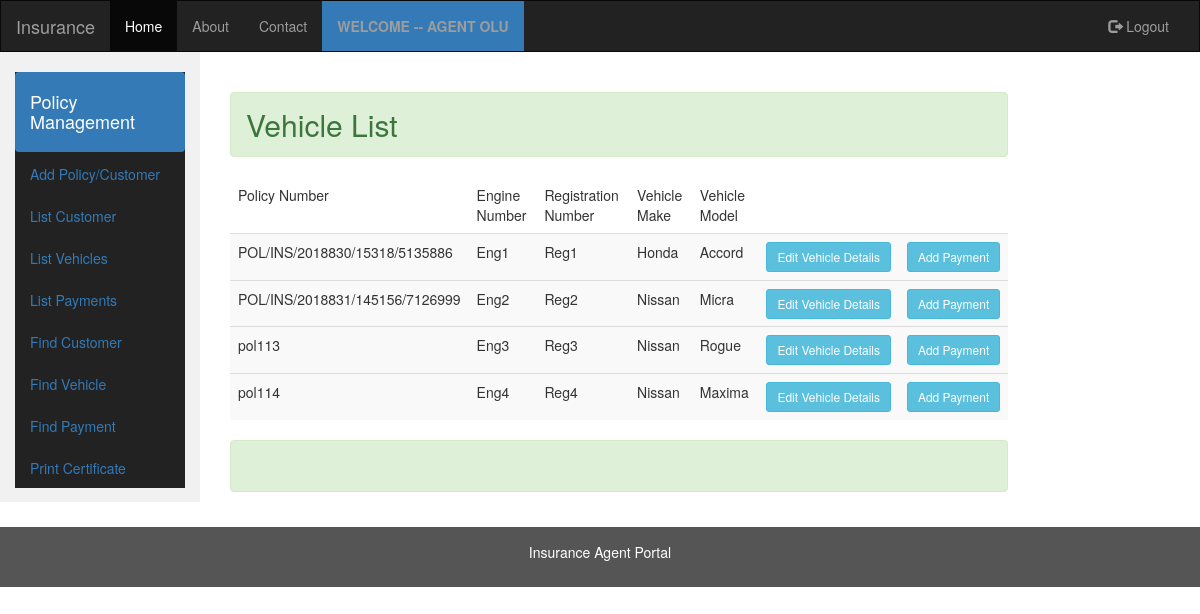
The page /vehicles/vehiclelist/ (signed in) on the database its author committed.
### vehicles/models.py (models this page shows, shortened)
class Vehicles(models.Model):
    agent = models.ForeignKey(Agent)
    customer = models.ForeignKey(Customer)
    policy_number = models.CharField(max_length=120, unique=True)
    engine_no = models.CharField(max_length=120)
    registration_no = models.CharField(max_length=100, unique=True)
    vehicle_make = models.CharField(max_length=100)
    vehicle_model = models.CharField(max_length=100)
    created_date = models.DateTimeField(auto_now_add=True)
    policy_expiry_date = models.DateTimeField(default=None, blank=True, null=True)

### vehicles/views.py (the view)
class ListVehicleByAgent(ListView):
    context_object_name = 'vehicles'
    template_name = 'vehicles/vehicle_list_by_agent.html'
    def get_queryset(self):
        return Vehicles.objects.filter(agent_id=self.request.session['agent_id'])

### templates/vehicles/vehicle_list_by_agent.html (shortened to what this page needs)
{% extends '../common/base2.html'%}
{% block content %}
        <div class="col-md-10 form-group form-group-lg ">
            <h2 class="alert alert-success " >Vehicle List</h2>
                                 <table class=" table-hover table table-striped  "  >
                    <thead>
                        <tr>
                            <td>Policy Number</td>
                            <td>Engine Number</td>
                            <td>Registration Number</td>
                            <td>Vehicle Make </td>
                            <td>Vehicle Model</td>
                            <td></td>
                            <td></td>
                        </tr>
                    </thead>
                    {% for vehicle in vehicles %}
                       <tr>
                           <td>{{ vehicle.policy_number }} </td>
                           <td>{{ vehicle.engine_no }}</td>
                           <td>{{ vehicle.registration_no }}</td>
                           <td>{{ vehicle.vehicle_make }}</td>
                           <td>{{ vehicle.vehicle_model }}</td>
                           <td><a href="{% url 'updatevehicle' pk=vehicle.id %}" class="btn btn-sm btn-info" role="button">Edit Vehicle Details</a></td>
                           <td><a href="{% url 'addpayment' vehicle_id=vehicle.id %}" class="btn btn-sm btn-info" role="button">Add Payment </a></td>
                    {% endfor %}
                </table>
                    <div class="alert alert-success" role="alert" id="success_message">  &nbsp</div>
        </div>
{% endblock %}

### rows shown on the page
Vehicles: policy_number "POL/INS/2018830/15318/5135886", engine_no "Eng1", registration_no "Reg1", vehicle_make "Honda", vehicle_model "Accord"
Vehicles: policy_number "POL/INS/2018831/145156/7126999", engine_no "Eng2", registration_no "Reg2", vehicle_make "Nissan", vehicle_model "Micra"
Vehicles: policy_number "pol113", engine_no "Eng3", registration_no "Reg3", vehicle_make "Nissan", vehicle_model "Rogue"
Vehicles: policy_number "pol114", engine_no "Eng4", registration_no "Reg4", vehicle_make "Nissan", vehicle_model "Maxima"

### other values the page prints
{{ request.session.names }} "OLU"
